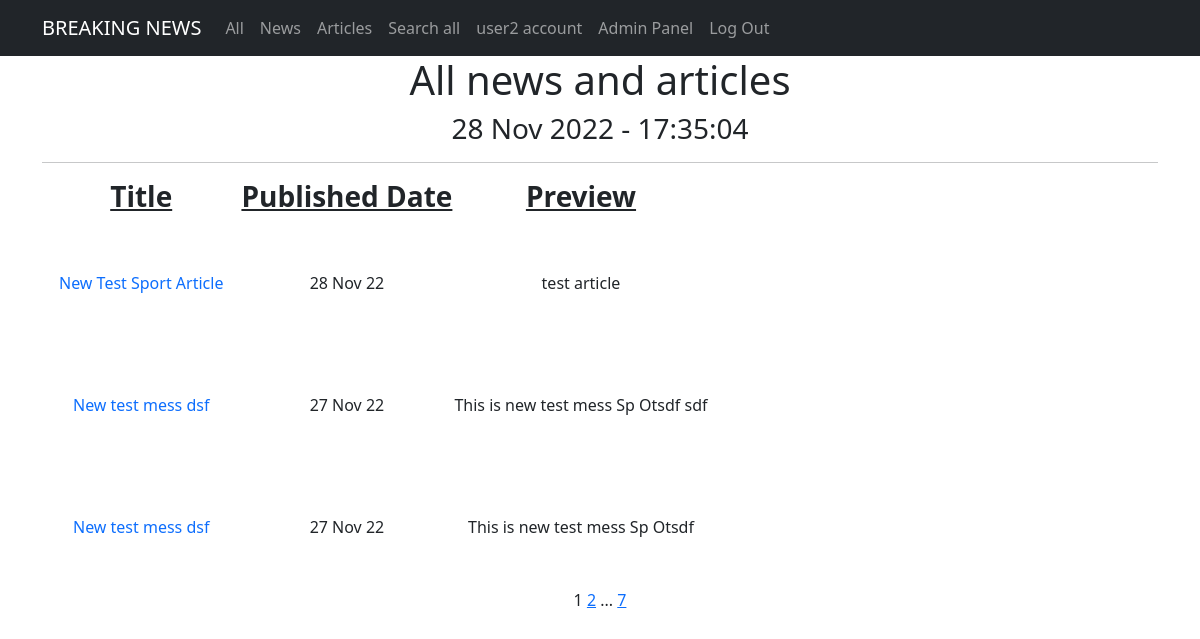
Screenshot of / (signed in) with the database file from the repository.
### newsportal/models.py (models this page shows, shortened)
class Post(models.Model):
    author = models.ForeignKey(Author, on_delete=models.CASCADE)
    type = models.CharField(max_length=2, choices=TYPES, default=news)
    published_date = models.DateTimeField(auto_now_add=True)
    post_title = models.CharField(max_length=100)
    post_text = models.TextField()
    category = models.ManyToManyField(Category, through="PostCategory")
    post_rating = models.IntegerField(default=0)

### newsportal/views.py (the view)
# urls.py: path('', PostsList.as_view()),
class PostsList(LoginRequiredMixin, ListView):
    model = Post
    ordering = '-published_date'
    template_name = 'posts.html'
    context_object_name = 'posts'
    paginate_by = 3
    def get_queryset(self):
        queryset = super().get_queryset()
        self.filterset = PostFilter(self.request.GET, queryset)
        return self.filterset.qs
    def get_context_data(self, **kwargs):
        context = super().get_context_data(**kwargs)
        context['filterset'] = self.filterset
        return context

### newsportal/templatetags/custom_filters.py (called while the page is built)
@register.filter()
def censor(text):
    if isinstance(text, str):
        wordstocensor = ['fool', 'death', 'suffer']
        text = re.split('(\W+)', text)
        for i, j in enumerate(text):
            for k in wordstocensor:
                if k in j.lower():
                    text[i] = text[i][0] + '*'*(len(text[i]) - 1)
        return ''.join(text)
    else:
        raise Exception("This filter is applicable only to the <class 'str'>")

### newsportal/templatetags/custom_tags.py (called while the page is built)
@register.simple_tag()
def current_time(format_string='%d %b %Y - %H:%M:%S'):
    return datetime.now().astimezone().strftime(format_string)

@register.simple_tag(takes_context=True)
def url_replace(context, **kwargs):
   d = context['request'].GET.copy()
   for k, v in kwargs.items():
       d[k] = v
   return d.urlencode()

### templates/posts.html (shortened to what this page needs)
<!DOCTYPE html>
{% extends 'flatpages/default.html' %}
{% load custom_filters %}
{% load custom_tags %}
{% block content2 %}
<li class="nav-item">
  <a class="nav-link" href="/search/">Search all</a>
</li>
{% endblock content2 %}
{% block content %}
<h1>All news and articles</h1>
<h3>{% current_time '%d %b %Y - %H:%M:%S' %}</h3>
<hr>
   {% if posts %}
       <table>
           <tr>
               <td><h3><span style="text-decoration: underline;"><strong>Title</strong></span></h3></td>
               <td><h3><span style="text-decoration: underline;"><strong>Published Date</strong></span></h3></td>
               <td><h3><span style="text-decoration: underline;"><strong>Preview</strong></span></h3></td>
           </tr>
           {% for post in posts %}
           <tr>
               {% if post.type == 'NW' %}
               <td><a class="nav-link" href="/news/{{post.pk}}">{{ post.post_title|censor }}</a></td>
               {% elif post.type == 'AR' %}
               <td><a class="nav-link" href="/articles/{{post.pk}}">{{ post.post_title|censor }}</a></td>
               {% endif %}
               <td>{{ post.published_date|date:'d M y' }}</td>
               <td>{{ post.post_text|truncatewords:20|censor }}</td>
               <td><p>&nbsp;</p><p>&nbsp;</p><p>&nbsp;</p></td>
           </tr>
           {% endfor %}
       </table>
   {% else %}
       <h2>Nothing here</h2>
   {% endif %}
{% endblock content %}
{% block content3 %}
   {{ page_obj.number }}
   {% if page_obj.has_next %}
       <a href="?{% url_replace page=page_obj.next_page_number %}">{{ page_obj.next_page_number }}</a>
       {% if paginator.num_pages != page_obj.next_page_number %}
           ...
           <a href="?{% url_replace page=page_obj.paginator.num_pages %}">{{ page_obj.paginator.num_pages }}</a>
       {% endif %}
   {% endif %}
{% endblock content3 %}

### templates/flatpages/default.html (shortened to what this page needs)
<!DOCTYPE html>
<html lang="en">
    <head>
        {% load static %}
        <link href="{% static 'css/styles.css' %}" rel="stylesheet" />
    </head>
    <body>
        <nav class="navbar navbar-expand-lg navbar-dark bg-dark static-top">
            <div class="container">
                <a class="navbar-brand" href="#">BREAKING NEWS</a>
                <div class="collapse navbar-collapse" id="navbarResponsive">
                    <ul class="navbar-nav ml-auto">
                        {% block view %}
                        <li class="nav-item active">
                            <a class="nav-link" href="/">All</a>
                        </li>
                        <li class="nav-item">
                            <a class="nav-link" href="/news/">News</a>
                        </li>
                        <li class="nav-item">
                            <a class="nav-link" href="/articles/">Articles</a>
                        </li>
                        {% endblock view %}
                        {% block content2 %}
                        {% endblock content2 %}
                        {% block account %}
                        <li class="nav-item">
                            <a class="nav-link" href="/account/">{{ request.user.username }} account</a>
                        </li>
                        {% endblock account %}
                        <li class="nav-item">
                            <a class="nav-link" href="/admin/">Admin Panel</a>
                        </li>
                        {% block blogout %}
                        <li class="nav-item">
                            <a class="nav-link" href="/sign/logout/">Log Out</a>
                        </li>
                        {% endblock blogout %}
                    </ul>
                </div>
            </div>
        </nav>
        <div class="container">
            <div class="row">
                <div class="col-lg-12 text-center">
                    {% block content %}{% endblock content %}
                    {% block content3 %}
                    {% endblock content3 %}
                </div>
            </div>
        </div>
    </body>
</html>

### rows the page displays
Post: post_title|censor "New Test Sport Article", published_date "28 Nov 22", post_text|censor "test article"
Post: post_title|censor "New test mess dsf", published_date "27 Nov 22", post_text|censor "This is new test mess Sp Otsdf sdf"
Post: post_title|censor "New test mess dsf", published_date "27 Nov 22", post_text|censor "This is new test mess Sp Otsdf"

### other values shown
{{ request.user.username }} "user2"
{{ page_obj.number }} "1"
{{ page_obj.next_page_number }} "2"
{{ page_obj.paginator.num_pages }} "7"
